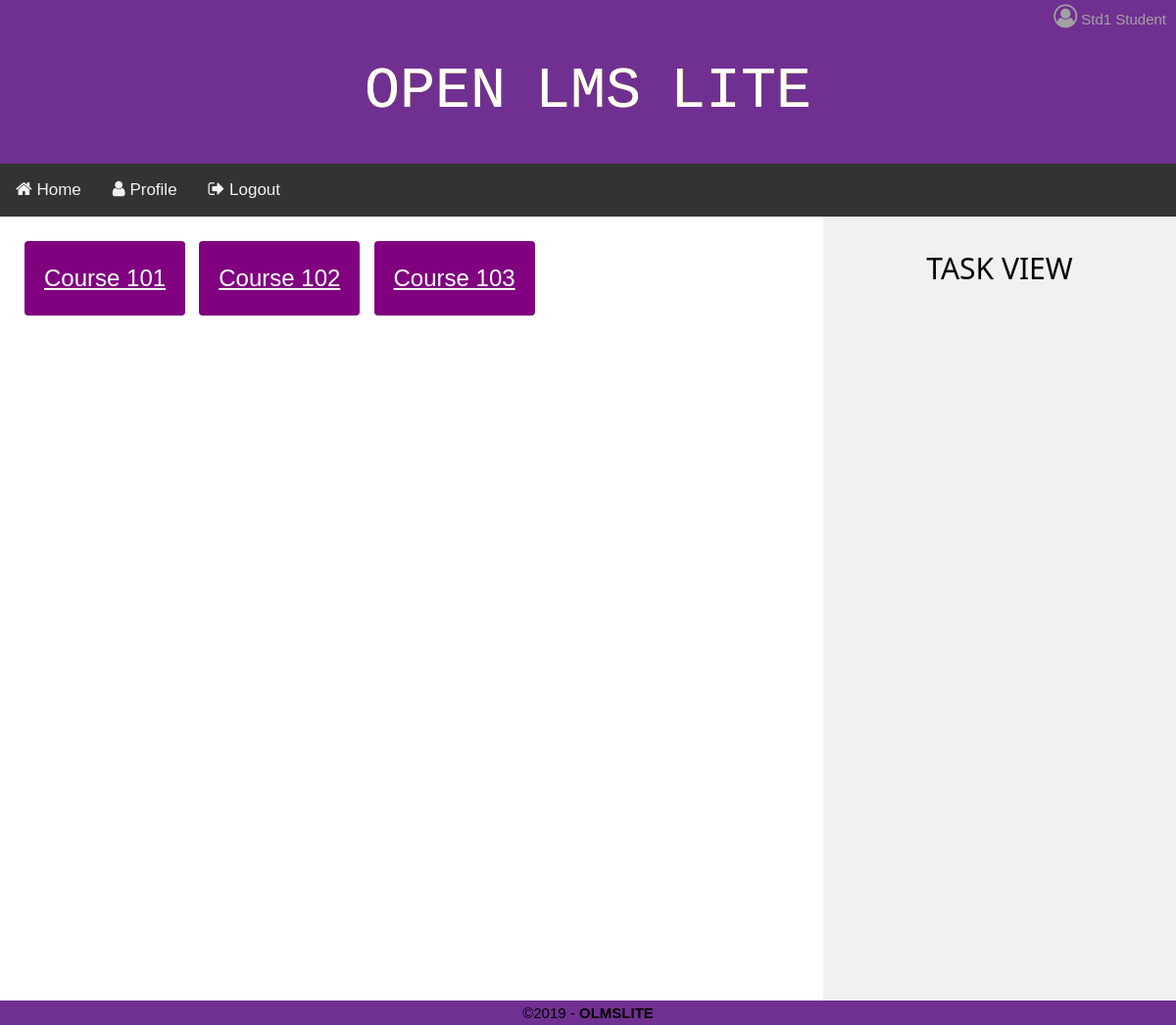
Screenshot of / (signed in) with the database file from the repository.
### accounts/models.py (models this page shows, shortened)
class User(AbstractBaseUser):
    email = models.CharField(max_length=255, unique=True)
    first_name = models.CharField(max_length=255, blank=True)
    last_name = models.CharField(max_length=255, blank=True)
    active = models.BooleanField(default=True)
    staff = models.BooleanField(default=False)
    admin = models.BooleanField(default=False)
    courses = models.ManyToManyField('courses.Course')
    profile_photo = models.ImageField(upload_to='user-profile-photos', blank=True)
    USER_TYPE_CHOICES = (
        (2, 'student'),
        (1, 'professor'),
        (0, 'admin'),
    )
    role = models.SmallIntegerField(choices=USER_TYPE_CHOICES, blank=True)
    USERNAME_FIELD = 'email'
    REQUIRED_FIELDS = []
    objects = UserManager()
    @property
    def is_active(self):
        return self.active

### courses/models.py (models this page shows, shortened)
class Course(models.Model):
	course_name 	= models.CharField(max_length=255, unique=True)
	description		= models.TextField(blank=True)
	quizes			= models.ManyToManyField(Quiz)
	surveys 		= models.ManyToManyField(Survey)
	homeworks		= models.ManyToManyField(Homework)

### LMSLite/views.py (the view, shortened to what this page needs)
# urls.py: url(r'^$', views.index, name='index'),
def index(request):
    context_dict = {}
    return render(request, 'index.html', context_dict)

### templates/index.html (shortened to what this page needs)
{% extends 'base.html' %}
{% load static %}
{% block content %}
    {% block extra_css %}
    <link rel="stylesheet" type = "text/css" href="{% static '/css/logo.css' %}">
    {% endblock %}
    <div class="row">
        {% if user.is_authenticated %}
            <div class="classList main w3-animate-opacity">
                {% for course in  user.courses.all %}
                    <a href="{% url 'course_page' id=course.id %}"><span>{{ course.course_name }}</span></a>
                {% endfor %}
            </div>
        {% endif %}
        <div class="side w3-center w3- w3-animate-right">
            {% if user.is_authenticated %}
                <h2>TASK VIEW</h2>
      {% endif %}
  </div>
</div>
{% endblock content %}

### templates/base.html (shortened to what this page needs)
{% load static %}
<!doctype html>
<html lang="en-US">
<head>
	<link rel="stylesheet" href="https://cdnjs.cloudflare.com/ajax/libs/font-awesome/4.7.0/css/font-awesome.min.css">
    <link rel="stylesheet" type = "text/css" href="{% static '/css/main.css' %}">
    <link rel="stylesheet" type = "text/css" href="{% static '/css/w3.css' %}">
    <link rel="stylesheet" type = "text/css" href="{% static '/css/logo.css' %}">
</head>
<body>
  <header id="titlebar">
  {% if user.is_authenticated and user.profile_photo.url %}
      <p id="hellomessage"><a href="{% url 'profile' %}"><img src="{{ user.profile_photo.url }}"></a>{{ user.first_name }} {{ user.last_name }}</p>
      {% elif user.is_authenticated %}
      <p id="hellomessage"><a href="{% url 'profile' %}"><i class="fa fa-user-circle-o" style="font-size:24px"></i></a>{{ user.first_name }} {{ user.last_name }}</p>
  {% endif %}
  	<a href={% url 'index' %}>
        <pre class="logo" id="logo"></pre>
  {% block navbar %}
    <nav>
       <div class="topnav" id="myTopnav">
       <a href="{% url 'index' %}"><i class="fa fa-home" style="font-size:18px"></i> Home</a>
          <a href="{% url 'profile' %}"><i class="fa fa-user" style="font-size:18px"></i> Profile</a>
          {% if user.is_authenticated %}
              <a href="{% url 'logout' %}"><i class="fa fa-sign-out" style="font-size:18px"></i> Logout</a>
          {% else %}
            <a href="{% url 'login' %}"><i class="fa fa-sign-in" style="font-size:18px"></i> Login</a>
          {% endif %}
      </div>
    </nav>
  {% endblock navbar %}
  </header>
  {% block content %}
  {% endblock content %}
  <footer>
	<div class="copyright">&copy;2019 - <strong>OLMSLITE</strong></div>
  </footer>
</body>
</html>

### static/css/main.css (style rules this page uses)
* { box-sizing: border-box; margin: 0; padding: 0; outline: 0; font-size: 100%; vertical-align: baseline; background: transparent; }
body { margin: 0; font-family: Arial, Helvetica, sans-serif; }
a pre { margin: auto; margin-left: auto; }
footer { text-align: center; height: 25px; line-height: 25px; z-index: -1; bottom: 0; width: 100%; display: block; }
.logo { font-size: 60px; width: fit-content; color: #eaeaea; }
#hellomessage { color: #a2a2a2; text-align: right; padding-right: 10px; }
.topnav { overflow: hidden; background-color: #333; }
.topnav a { float: left; display: block; color: #f2f2f2; text-align: center; padding: 14px 16px; text-decoration: none; font-size: 17px; }
#titlebar { background-color: #703092; text-align: center; }
.row { display: flex; flex-wrap: wrap; height: 100%; min-height: 100vh; margin: 0px; }
.side { flex: 30%; background-color: #f1f1f1; padding: 20px; min-height: 100%; }
.main { flex: 70%; background-color: white; padding: 20px; min-height: 100%; }
.copyright { text-align: center; background-color: #703092; height: 25px; line-height: 25px; position: fixed; bottom: 0; width: 100%; display: block; }
.classList a { border-radius: 4px; background-color: #800080; border: none; color: #FFFFFF; text-align: center; font-size: 24px; padding: 20px; width: fit-content; transition: all 0.5s; cursor: pointer; margin: 5px; display: inline-flex; }
.classList a span { cursor: pointer; display: inline-block; position: relative; transition: 0.5s; }
.classList a span:after { content: '\00bb'; position: absolute; opacity: 0; top: 0; right: -20px; transition: 0.5s; }
p#hellomessage img, p#hellomessage i { width: 40px; height: 40px; border-radius: 50%; margin: 4px; }

### static/css/w3.css (style rules this page uses)
html { box-sizing:border-box }
*,*:before,*:after { box-sizing:inherit }
html { -ms-text-size-adjust:100%;-webkit-text-size-adjust:100% }
body { margin:0 }
article,aside,details,figcaption,figure,footer,header,main,menu,nav,section,summary { display:block }
a { background-color:transparent;-webkit-text-decoration-skip:objects }
code,kbd,pre,samp { font-family:monospace,monospace;font-size:1em }
html,body { font-family:Verdana,sans-serif;font-size:15px;line-height:1.5 }
html { overflow-x:hidden }
h2 { font-size:30px }
h1,h2,h3,h4,h5,h6 { font-family:"Segoe UI",Arial,sans-serif;font-weight:400;margin:10px 0 }
a { color:inherit }
.w3-animate-opacity { animation:opac 0.8s }
.w3-animate-right { position:relative;animation:animateright 0.4s }
.w3-center { text-align:center!important }

### rows the page displays
User: first_name "Std1", last_name "Student"
Course: course_name "Course 101"
Course: course_name "Course 102"
Course: course_name "Course 103"
